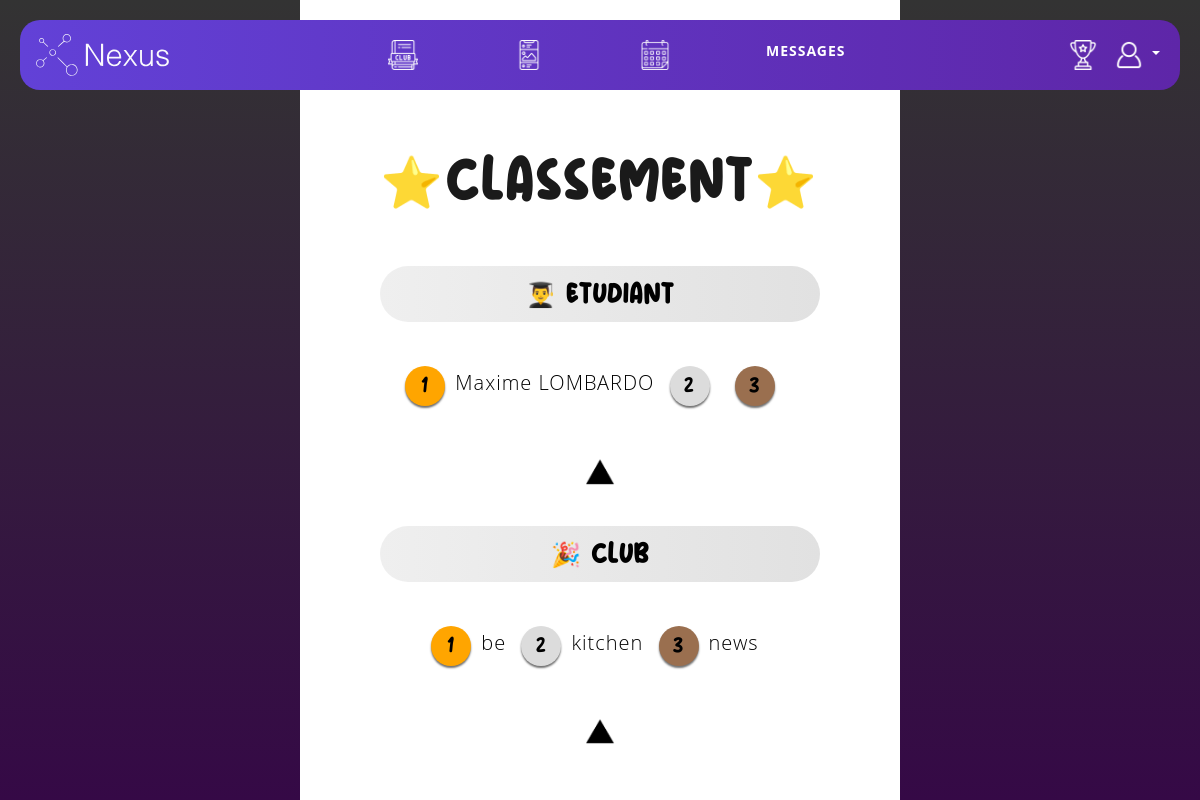
Page /classement/ on the committed database.
### login/models.py (models this page shows, shortened)
class UserProfile(models.Model):
    user = models.OneToOneField(User, on_delete=models.CASCADE)
    url = models.URLField(blank=True, null=True)
    role = models.CharField(
        max_length=20,
        choices=UserRole.choices,
        default=UserRole.USER
    )
    club = models.ForeignKey(Info_Clubs, on_delete=models.CASCADE, blank=True, null=True)

### clubs/models.py (models this page shows, shortened)
class Info_Clubs(models.Model):
    id = models.AutoField(primary_key=True)
    nom = models.CharField(max_length=50)
    nom_affiche = models.CharField(max_length=50, default='')
    description = models.TextField()
    banniere = models.ImageField(upload_to='clubs/')
    photo = models.ImageField(upload_to='clubs/')
    president = models.CharField(max_length=50)
    vp1 = models.CharField(max_length=50, blank=True)
    vp2 = models.CharField(max_length=50, blank=True)
    vp3 = models.CharField(max_length=50, blank=True)
    secretaire = models.CharField(max_length=50, blank=True)
    secretaire2 = models.CharField(max_length=50, blank=True)
    tresorier = models.CharField(max_length=50, blank=True)
    tresorier2 = models.CharField(max_length=50, blank=True)
    membres = models.ManyToManyField(User, through='Subscription', related_name='clubs_subscribed')
    score = models.IntegerField(blank=True, null=True)

### classement/views.py (the view)
# urls.py: path("", views.vueClassement, name="vueClassement"),
def vueClassement(request):
    utilisateurs = UserProfile.objects.all()
    clubs = Info_Clubs.objects.all()
    context = {
        'utilisateurs': utilisateurs,
        'premier_utilisateur': utilisateurs[0] if len(utilisateurs) > 0 else None,
        'deuxieme_utilisateur': utilisateurs[1] if len(utilisateurs) > 1 else None,
        'troisieme_utilisateur': utilisateurs[2] if len(utilisateurs) > 2 else None,
        'clubs': clubs,
        'premier_club': clubs[0] if len(clubs) > 0 else None,
        'deuxieme_club': clubs[1] if len(clubs) > 1 else None,
        'troisieme_club': clubs[2] if len(clubs) > 2 else None,
    }
    return render(request, "classement.html", context)

### classement/templates/classement.html (shortened to what this page needs)
{% extends "base.html" %}
{% load static %}
{% block extra_css %}
<link rel="stylesheet" href="{% static 'css/classement.css' %}">
{% endblock %}
{% block content %}
<div class="background"></div>
<div class="background back2"></div>
<h1 id="titlePrincipal">⭐Classement⭐</h1>
<div class="container">
  <div class="section student-section">
    <div class="title">👨‍🎓 ETUDIANT</div>
    <div class="medal first"><p>1</p></div><p>{{ premier_utilisateur.user.first_name }} {{ premier_utilisateur.user.last_name }}</p>
    <div class="medal second"><p>2</p></div><p>{{ deuxieme_utilisateur.user.first_name }} {{ deuxieme_utilisateur.user.last_name }}</p>
    <div class="medal third"><p>3</p></div><p>{{ troisieme_utilisateur.user.first_name }} {{ troisieme_utilisateur.user.last_name }}</p>
    <a class="triangleEtudiant">
      <img src="{% static 'img/triangle.png' %}" alt="Triangle" style="max-width: 30px;">
    </a>
  </div>
</div>
<div class="container">
  <div class="section club-section">
    <div class="title">🎉 CLUB</div>
      <div class="medal first"><p>1</p></div><p>{{ premier_club.nom }}</p>
      <div class="medal second"><p>2</p></div><p>{{ deuxieme_club.nom }}</p>
      <div class="medal third"><p>3</p></div><p>{{ troisieme_club.nom }}</p>
     <a class="triangleClub">
      <img src="{% static 'img/triangle.png' %}" alt="Triangle" style="max-width: 30px;">
    </a>
  </div>
</div>
{% endblock %}

### feed/static/css/base.css (style rules this page uses)
body { margin: auto; }

### classement/static/css/classement.css (style rules this page uses)
body, html { overflow: visible; }
body { color: #000; font-family: "Open Sans", sans-serif; }
h1 { text-align: center; margin-top: 5%; margin-bottom: 3%; text-transform: uppercase; font-size: 20px; }
#titlePrincipal { font-size: 50px; font-family: "Pulang"; }
.container { padding: 20px; }
.section { display: block; width: 100%; text-align: center; }
.title { background: linear-gradient(0.25turn, #efefef, #e1e1e1); border-radius: 30px; padding: 10px; margin: auto; width: 40%; font-family: "Pulang"; }
.section p { margin: 10px; margin-top: 0px; font-size: 20px; display: inline-block; }
.title { font-size: 24px; margin-bottom: 20px; font-weight: bold; margin-bottom: 4%; }
.medal { background-color: orange; padding: 3px; width: 40px; height:40px; border-radius: 20px; display: inline-block; justify-content: center; vertical-align: middle; box-shadow: 0px 2px 2px rgb(113, 113, 113); }
.medal p { margin: auto; font-family: "Pulang"; }
.second { background-color: gainsboro; }
.third { background-color: rgb(154, 111, 79); }
.student-section .triangleEtudiant { display: block; margin-top: 50px; filter: brightness(0%); }
.club-section .triangleClub { display: block; margin-top: 50px; filter: brightness(0%); }
.background { background: linear-gradient(#333333, #350946); width: 300px; height: 100%; position: fixed; z-index: 1; left: 0; top: 0; }
.back2 { left: auto; right: 0; }

### rows in the picture
UserProfile: user.first_name "Maxime", user.last_name "LOMBARDO"
Info_Clubs: nom "be"
Info_Clubs: nom "kitchen"
Info_Clubs: nom "news"
